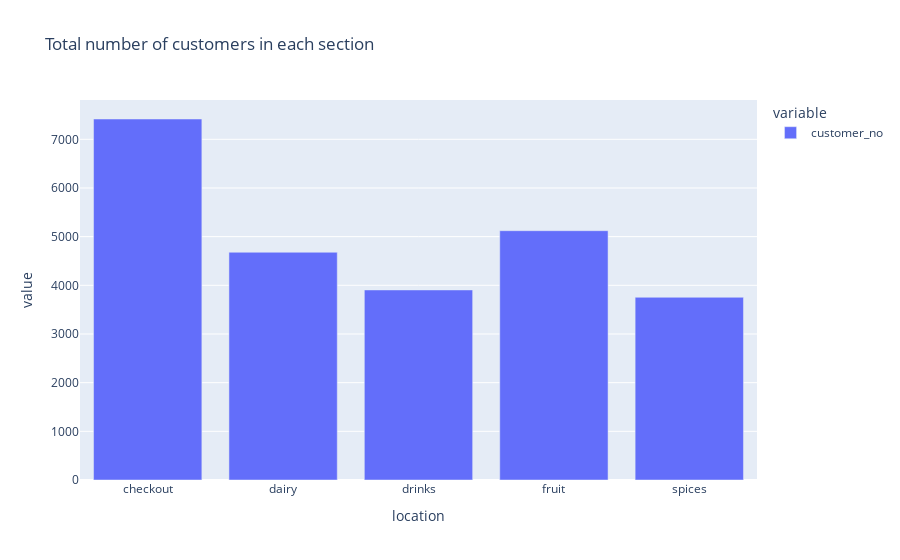

Write notebook code for a chart like this one.
### Code cell
fig = px.bar(customer_section, title = 'Total number of customers in each section')
fig.show()

### Figure 1 — Plotly figure (JSON) as saved in the notebook; plotly's stock layout.template omitted (floating-point values rounded to 4 significant figures)
{"data": [{"alignmentgroup": "True", "hovertemplate": "variable=customer_no<br>location=%{x}<br>value=%{y}<extra></extra>", "legendgroup": "customer_no", "marker": {"color": "#636efa", "pattern": {"shape": ""}}, "name": "customer_no", "offsetgroup": "customer_no", "orientation": "v", "showlegend": true, "textposition": "auto", "type": "bar", "x": ["checkout", "dairy", "drinks", "fruit", "spices"], "xaxis": "x", "y": [7417, 4679, 3905, 5122, 3754], "yaxis": "y"}], "layout": {"barmode": "relative", "legend": {"title": {"text": "variable"}, "tracegroupgap": 0}, "title": {"text": "Total number of customers in each section"}, "xaxis": {"anchor": "y", "domain": [0, 1], "title": {"text": "location"}}, "yaxis": {"anchor": "x", "domain": [0, 1], "title": {"text": "value"}}}}
